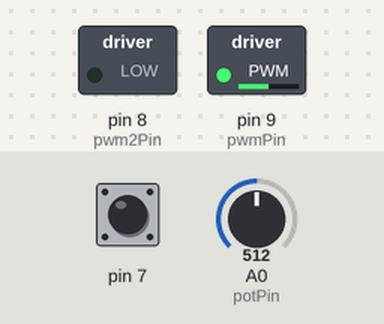
This sketch was run on a simulated Arduino Uno, built with avr-gcc and run on an emulated ATmega328P. On the bench: switched loads named in the sketch (green lamp = pin HIGH). Inputs (shaded band) come from the test bench; at power-on: A0 (potPin) = 512, pin 7 HIGH.

Above: at 1.2 s.
1.3 s: A0 (potPin) set to 716
At 2.5 s:
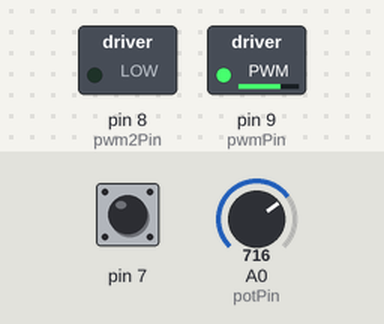
2.8 s: pin 7 pulled LOW for 0.15 s
At 2.88 s:
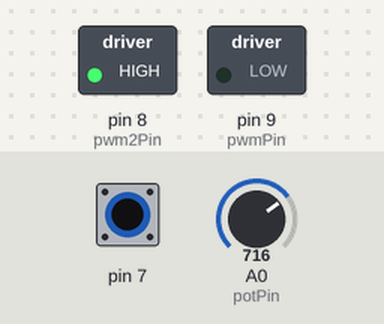
4.4 s: A0 (potPin) set to 900
At 5.3 s:
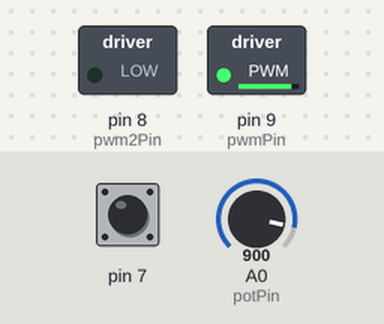
5.9 s: A0 (potPin) set to 122
At 6.7 s:
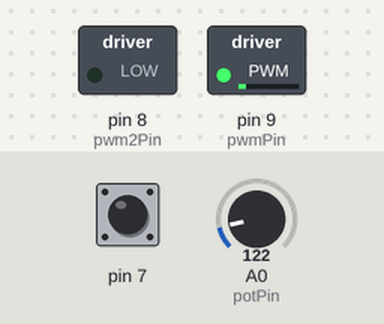
7.4 s: pin 7 pulled LOW for 1 s
At 8.9 s:
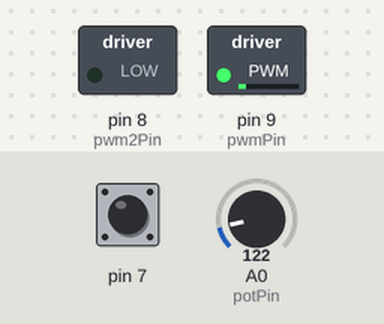
9.9 s: pin 7 pulled LOW for 3.2 s
At 14.3 s:
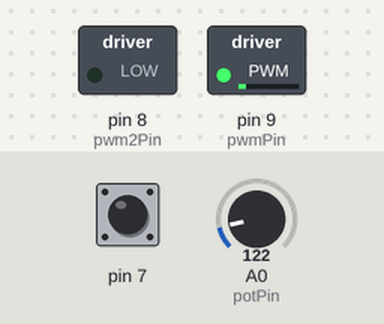
Timing chart, 0 to 15.6 s (numbered marks = the images above; inputs shaded):
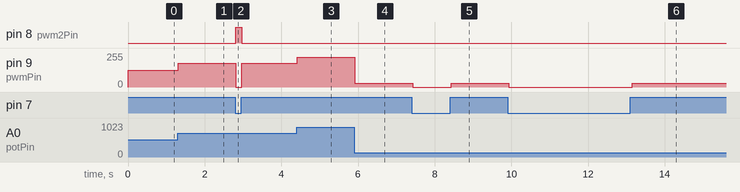

Measured:
- after the input at 1.3 s, pin 9 (pwmPin): 127/255 → 178/255 at once
- after the input at 2.8 s, pin 8 (pwm2Pin): LOW → HIGH at once, → LOW 0.15 s later; pin 9 (pwmPin): 178/255 → 0/255 at once, → 178/255 0.15 s later
- after the input at 4.4 s, pin 9 (pwmPin): 178/255 → 224/255 at once
- after the input at 5.9 s, pin 9 (pwmPin): 224/255 → 30/255 at once
- after the input at 7.4 s, pin 9 (pwmPin): 30/255 → 0/255 at once, → 30/255 1.0 s later
- after the input at 9.9 s, pin 9 (pwmPin): 30/255 → 0/255 at once, → 30/255 3.2 s later

The sketch:

motor.ino
```cpp
const int potPin = A0;
const int pwmPin = 9;
const int pwm2Pin = 8;


void setup() {
  pinMode(potPin, INPUT);
  pinMode(pwmPin, OUTPUT);
  pinMode(7, INPUT_PULLUP);
}

void loop() {
  int potValue = analogRead(potPin);
  int pwmValue = map(potValue, 0, 1023, 0, 255);
  if(digitalRead(7)){
    analogWrite(pwmPin, pwmValue);
    digitalWrite(pwm2Pin, LOW);
  }
  else{
    analogWrite(pwm2Pin, pwmValue);
    digitalWrite(pwmPin, LOW);

  }
  delay(50);
}
```
